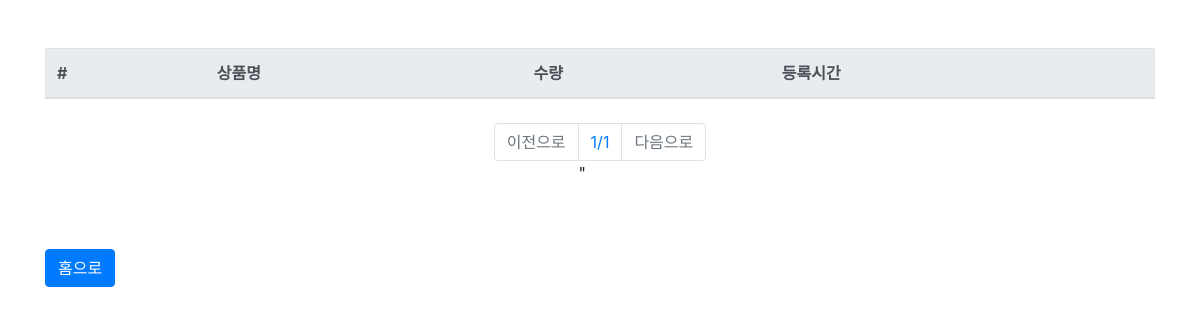
Page /order/ (signed in) on the earlier database version.
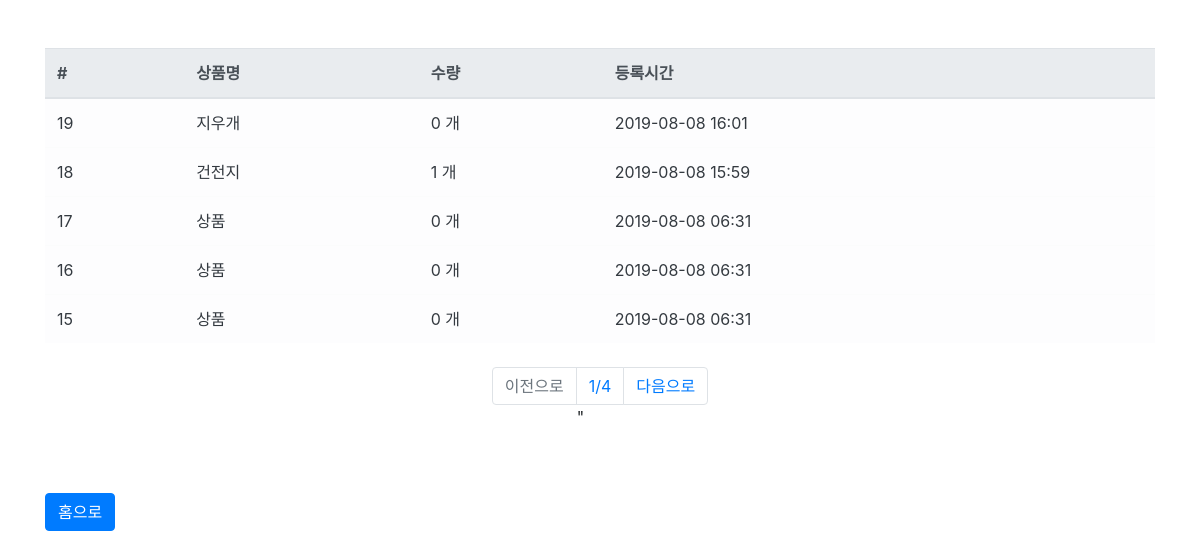
Same page on the later database version.
### order/models.py (models this page shows, shortened)
class Order(models.Model):
    user = models.ForeignKey('user.User', on_delete=models.CASCADE, verbose_name="구매자")
    product = models.ForeignKey('product.Product', on_delete=models.CASCADE, verbose_name="상품")
    quantity = models.IntegerField(verbose_name = "수량")
    reg_date = models.DateTimeField(auto_now_add=True, verbose_name="구매일자")
    class Meta:
        db_table = 'orders'
        verbose_name = "주문"
        verbose_name_plural = "주문"

### product/models.py (models this page shows)
class Product(models.Model):
    name = models.CharField(max_length=64, verbose_name ="상품명")
    price = models.IntegerField(verbose_name="가격")
    description = models.TextField(verbose_name="설명")
    stock = models.IntegerField(verbose_name="재고")
    reg_date = models.DateTimeField(auto_now_add=True, verbose_name = "등록시간")
    def __str__(self):
        return self.name
    class Meta:
        db_table = "products"
        verbose_name="상품"
        verbose_name_plural = "상품"

### order/views.py (the view)
# urls.py: path('order/', OrderList.as_view()),
@method_decorator(login_required, name='dispatch')
class OrderList(ListView):
    template_name = "order/list.html"
    context_object_name = "orders"
    def get_queryset(self, **kwargs):
        queryset = Order.objects.filter(user__email=self.request.session.get('user')).order_by('-id')
        page = int(self.request.GET.get('p',1))
        paginator = Paginator(queryset, 5)
        queryset = paginator.get_page(page)
        return queryset

### user/decorator.py (called while the page is built)
def login_required(function):
    def wrap(request, *args, **kwargs):
        user = request.session.get('user')
        if not user:
            return redirect('/login')
        return function(request, *args, **kwargs)
    return wrap

### order/templates/order/list.html
{% extends "user/base.html" %}
{% load humanize %}
{% block contents %}
<div class="row mt-5">
    <div class="col-12">
        <table class="table table-light">
            <thead class="thead-light">
                <tr>
                    <th scope="col">#</th>
                    <th scope="col">상품명</th>
                    <th scope="col">수량</th>
                    <th scope="col">등록시간</th>
                </tr>
            </thead>
            <tbody class="text-dark">
                {% for order in orders %}
                <tr>
                    <td scope="row">{{order.id}}</td>
                    <td scope="row">{{order.product}}</a></td>
                    <td scope="row">{{order.quantity|intcomma}} 개</td>
                    <td scope="row">{{order.reg_date|date:'Y-m-d H:i'}}</td>
                </tr>
                {% endfor %}
            </tbody>
        </table>
    </div>
</div>
<div class="row mt-2">
        <div class="col-12">
            <nav>
                <ul class="pagination justify-content-center">
                    {% if orders.has_previous %}
                    <li class="page-item">
                        <a class="page-link" href="?p={{orders.previous_page_number }}">이전으로</a>
                    </li>
                    {% else %}
                    <li class="page-item disabled">
                        <a class="page-link" href="#">이전으로</a>
                    </li>
                    {% endif %}
                    <li class="page-item">
                        <a class="page-link" href="#">{{orders.number}}/{{orders.paginator.num_pages}}</a>"
                    </li>
                    {% if orders.has_next %}
                    <li class="page-item">
                        <a class="page-link" href="?p={{orders.next_page_number }}">다음으로</a>
                    </li>
                    {% else %}
                    <li class="page-item disabled">
                        <a class="page-link" href="#">다음으로</a>
                    </li>
                    {% endif %}
                </ul>
            </nav>
        </div>
    </div>
<div class="row mt-5">
    <div class="col-12">
        <button class="btn btn-primary" onclick="location.href='/'">홈으로</button>
    </div>
</div>
{% endblock %}

### user/templates/user/base.html (shortened to what this page needs)
<!doctype html>
<html>
<head>
    <link rel="stylesheet" href="https://stackpath.bootstrapcdn.com/bootstrap/4.3.1/css/bootstrap.min.css"
>
</head>
<body>
    <div class="container">
        {% block contents %}
        {% endblock %}
    </div>
</body>
</html>

Differences in the rows shown:
added Order: id "19", product "지우개", quantity "0", reg_date "2019-08-08 16:01"
added Order: id "18", product "건전지", quantity "1", reg_date "2019-08-08 15:59"
added Order: id "17", product "상품", quantity "0", reg_date "2019-08-08 06:31"
added Order: id "16", product "상품", quantity "0", reg_date "2019-08-08 06:31"
added Order: id "15", product "상품", quantity "0", reg_date "2019-08-08 06:31"
Other differences:
{{ orders.paginator.num_pages }}: "1" → "4"
